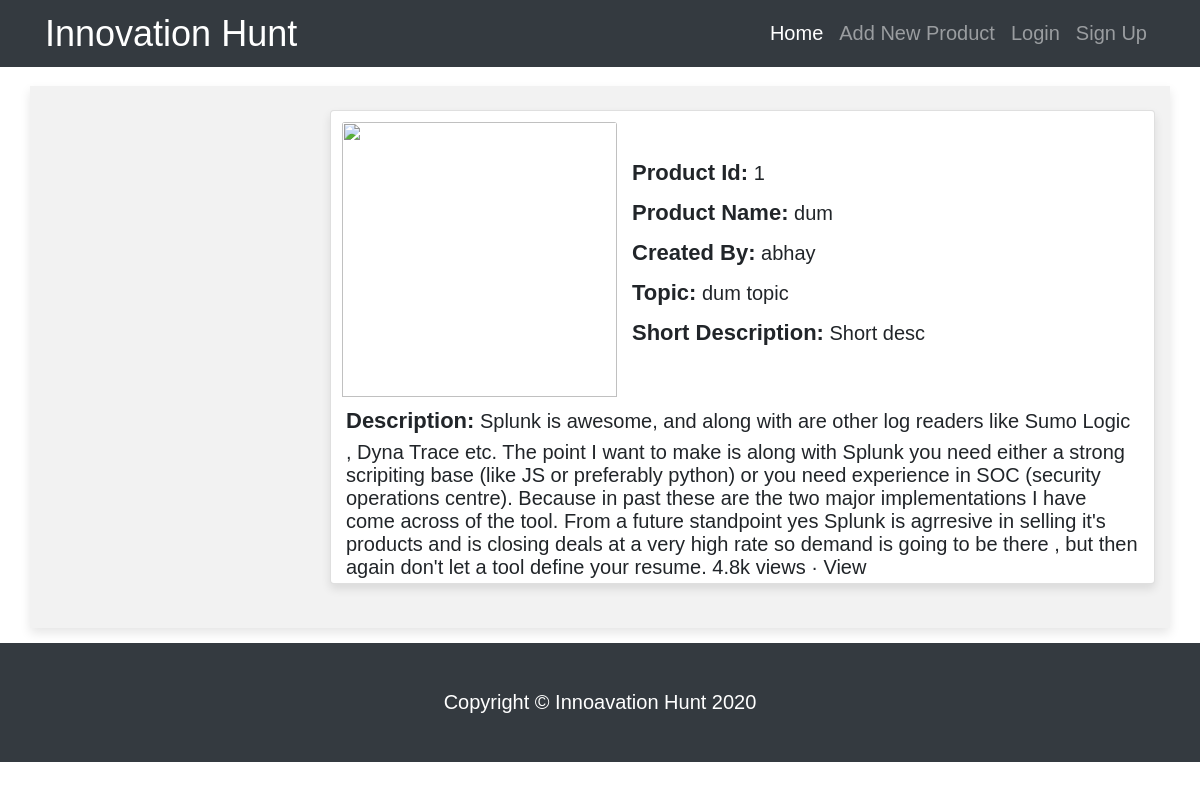
Screenshot of /product/view/1 with the database file from the repository.
### product/models.py (models this page shows)
class product_details(models.Model):
    prod_id = models.AutoField(primary_key=True)
    prod_cr_by = models.CharField(max_length=100)
    prod_name = models.CharField(max_length=100)
    prod_short = models.CharField(max_length=100)
    prod_desc = models.CharField(max_length=1000)
    prod_topic = models.CharField(max_length=100)
    prod_logo = models.ImageField(upload_to="logos")
    prod_vote = models.IntegerField(default=0)
    def __str__(self):
        return self.prod_name + ": " + str(self.prod_id)

### product/views.py (the view)
# urls.py: path('view/<prod_id>', views.product_view, name='product_view'),
def product_view(request, prod_id):
    prod = product_details.objects.get(pk=prod_id)
    print('prod', prod)
    print('prod.prod_id', prod.prod_id)
    print('prod.prod_desc', prod.prod_desc)
    return render(request, 'product_view.html', {'prod_id': prod.prod_id, 'prod_name': prod.prod_name,
                                                 'prod_short': prod.prod_short, 'prod_desc': prod.prod_desc,
                                                 'prod_topic': prod.prod_topic, 'prod_logo': prod.prod_logo,
                                                 'prod_cr_by': prod.prod_cr_by})

### product/templates/product_view.html (shortened to what this page needs)
<!DOCTYPE html>
<html lang="en" xmlns="http://www.w3.org/1999/html">
<head>
    {% extends 'head_foot.html' %}
    {% block content %}
    {% load static %}
    <link href="{% static 'home/vendor/bootstrap/css/bootstrap.min.css'%}" rel="stylesheet">
    <link href="{% static 'home/css/shop-item.css'%}" rel="stylesheet">
</head>
<body>
<div class="container" style="background-color:#f2f2f2; margin-top:30px; margin-bottom:15px;">
    <div class="row" style="min-height: 542px; box-shadow: 0 5px 10px 0px rgba(0, 0, 0, 0.1);">
        <div class="col-lg-3">
        </div>
        <div class="col-lg-9" style="margin-bottom:15px; ">
            <div class="card mt-4" style="box-shadow: 0 5px 10px 0px rgba(0, 0, 0, 0.1);">
                <table>
                    <tr>
                        <td style="width:300px;">
                            <img class="card-img-top img-fluid" src="{{prod_logo.url}}" alt=""
                                 style="height:275px; width:275px; margin:10px;">
                        </td>
                        <td style="margin:10px;">
                            <div class="view">
                                <label class="lab">Product Id:</label>
                                {{prod_id}}
                            </div>
                            <div class="view" style="min-height: 40px; max-height: 80px;">
                                <label class="lab">Product Name:</label>
                                {{prod_name}}
                            </div>
                            <div class="view">
                                <label class="lab">Created By:</label>
                                {{prod_cr_by}}
                            </div >
                            <div class="view">
                                <label class="lab">Topic:</label>
                                {{prod_topic}}
                            </div>
                            <div class="view" style="min-height: 40px; max-height: 80px;">
                            <label class="lab">
                                Short Description:</label>
                            {{prod_short}}
                            </div>
                        </td>
                    </tr>
                </table>
                <div style="margin-left:15px;margin-right:15px; margin-bottom:15px;min-height: 40px; max-height: 160px; font-size:20px;">
                    <label class="lab">
                        Description:</label>
                    {{prod_desc}}</h4>
                </div>
            </div>
        </div>
    </div>
</div>
</body>
{% endblock %}

### static/home/css/shop-item.css (style rules this page uses)
body { padding-top: 56px; }

### signup/templates/head_foot.html (style rules this page uses)
body { font:unset !important; }

### product/templates/product_view.html (style rules this page uses)
.view { height:40px; font-size:20px; }
.lab { font-size:22px; font-weight:550; }

### rows the page displays
product_details: prod_name "dum", prod_cr_by "abhay", prod_topic "dum topic", prod_short "Short desc", prod_desc "Splunk is awesome, and along with are other log readers like Sumo Logic , Dyna Trace etc. The point I want to make is along with Splunk you need either a strong scripiting base (like JS or preferably python) or you need experience in SOC (security operations centre). Because in past these are the two major implementations I have come across of the tool. From a future standpoint yes Splunk is agrresive in selling it's products and is closing deals at a very high rate so demand is going to be there , but then again don't let a tool define your resume. 4.8k views · View"

### other values shown
{{ prod_id }} "1"
